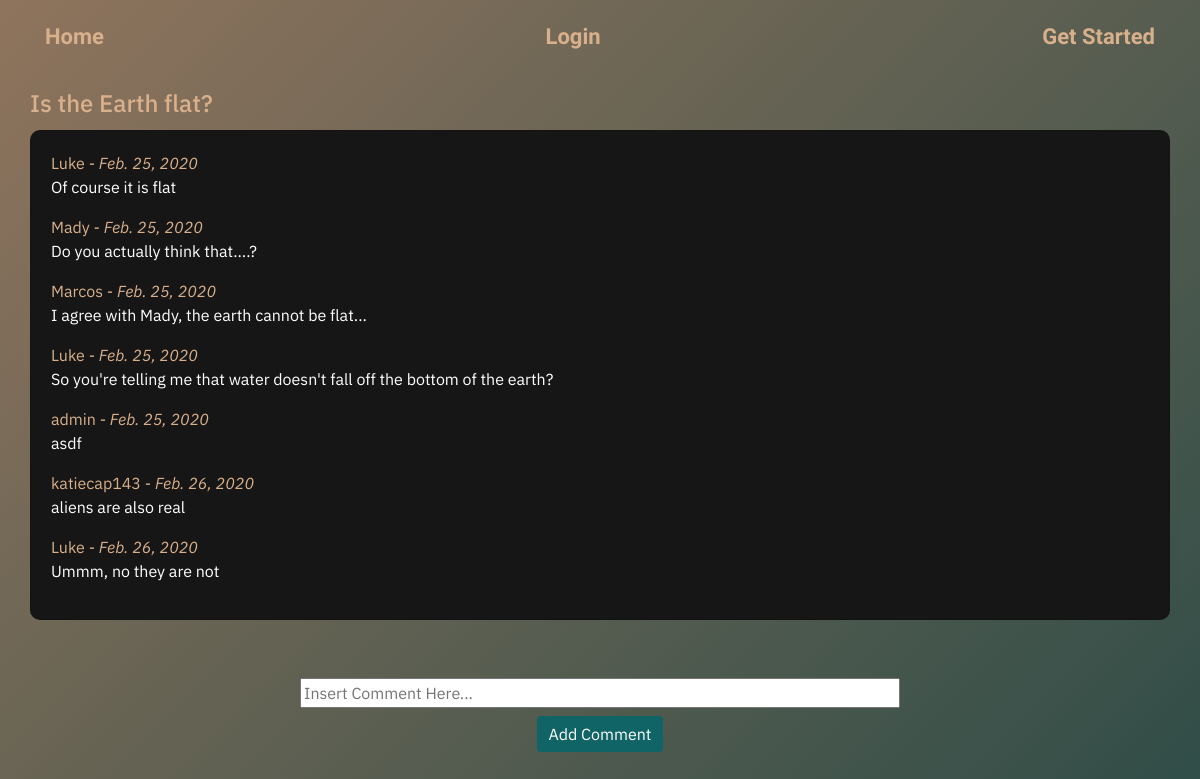
Screenshot of /3/ with the database file from the repository.
### chat/models.py (models this page shows, shortened)
class Chatroom(models.Model):
    name = models.CharField(max_length = 255)
    description = models.TextField()
    posted = models.DateField(default=datetime.date.today)
    owner = models.ForeignKey(User, on_delete = models.CASCADE, related_name='chat')
    users = models.ManyToManyField(User, related_name = 'chatrooms')

class Comment(models.Model):
    name = models.ForeignKey(User, on_delete=models.CASCADE)
    comment = models.TextField()
    chat = models.ForeignKey(Chatroom, on_delete=models.CASCADE)
    created_date = models.DateField(default=datetime.date.today)

### chat/views.py (the view)
# urls.py: path('<int:pk>/', views.DetailView.as_view(), name = 'detail'),
class DetailView(generic.DetailView):
    template_name = 'chat/detail.html'
    model = Chatroom

### chat/templates/chat/detail.html (shortened to what this page needs)
{% extends 'base.html' %}
{% load crispy_forms_tags %}
{% block content %}
<div class="col-md-12">
    <h5 class="card-title">{{object.name}}</h5>
    <div class="card">
        <div class="card-body">
            {% for comment in object.comment_set.all %}
            <div class="comment">
                <div class="date">{{comment.name}} - <i>{{comment.created_date}}</i></div>
                <p>{{comment.comment}}</p>
            </div>
            {% empty %}
            <p>No comments here yet :(</p>
            {% endfor %}
        </div>
    </div>
</div>
<div id='comment' class="row no-gutters mt-2 justify-content-center">
    <form class="col" data-parsley-validate method="POST" action='{% url 'chat:comment' object.id %}'>{% csrf_token %}
        <input class="comment" placeholder="Insert Comment Here..." name="comment" type="text">
        <br>
        <button class=" mt-2 btn btn-primary">Add Comment</button>
    </form>
</div>
{% endblock %}

### static/css/styles.css (style rules this page uses)
#comment { text-align: center; }
input.comment { width: 600px; margin-top: 50px; }
body { font-family: 'IBM Plex Sans','Work Sans', 'Space Mono'; }
p { color: #fff; font-family: 'IBM Plex Sans'; }
h5, a { color: #D9B08C; font-size: 24px; }
.card { background-color: rgb(22, 22, 22); border-radius: 10px; }
.btn-primary { background-color: #116466; border: none; }
.date { color: #D9B08C; }

### rows the page displays
Chatroom: name "Is the Earth flat?"
Comment: name "Luke", created_date "Feb. 25, 2020", comment "Of course it is flat"
Comment: name "Mady", created_date "Feb. 25, 2020", comment "Do you actually think that....?"
Comment: name "Marcos", created_date "Feb. 25, 2020", comment "I agree with Mady, the earth cannot be flat..."
Comment: name "Luke", created_date "Feb. 25, 2020", comment "So you're telling me that water doesn't fall off the bottom of the earth?"
Comment: name "admin", created_date "Feb. 25, 2020", comment "asdf"
Comment: name "katiecap143", created_date "Feb. 26, 2020", comment "aliens are also real"
Comment: name "Luke", created_date "Feb. 26, 2020", comment "Ummm, no they are not"
